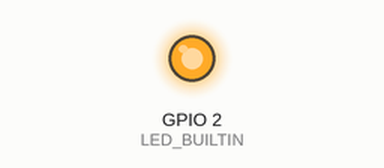
This sketch was run on a simulated ESP32. Parts: output pins drawn as LEDs (lit = HIGH).

Above: at 0.2 s.
At 4.7 s:
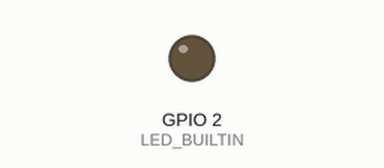
Timing chart, 0 to 6.9 s (numbered marks = the images above):
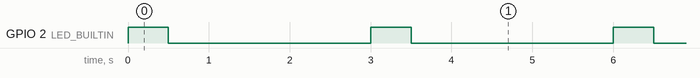

Measured:
- by itself, GPIO 2 (LED_BUILTIN): alternates HIGH for 0.50 s and LOW for 2.5 s

The sketch:

src.ino
```cpp
#include <Arduino.h>

void setup() {
  pinMode(LED_BUILTIN, OUTPUT);
  digitalWrite(LED_BUILTIN, LOW);
}

void loop() {
  digitalWrite(LED_BUILTIN, HIGH);
  delay(500);
  digitalWrite(LED_BUILTIN, LOW);
  delay(2500);
}
```
